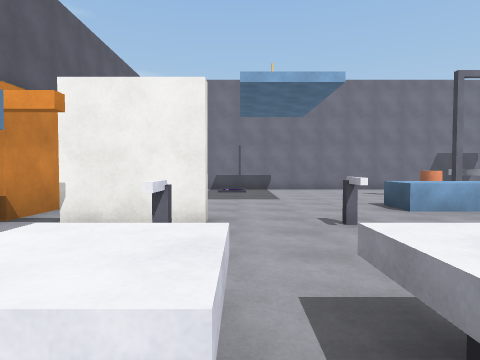
View 1 (above)

12 first-person views from a walk through a Unity game level. The camera is 1.5 m above the floor, tilts 2° down and sees 75° across. The floor is counted in squares, 2 m on a side. Each view is taken from the middle of a square. On the plan, view 1 faces up. The plan holds only what a view shows up to about 10 squares ahead; the rest is blank. Door leaves are left out, so doorways stand open. Surface patterns are stand-ins for the level's own textures.

View 2
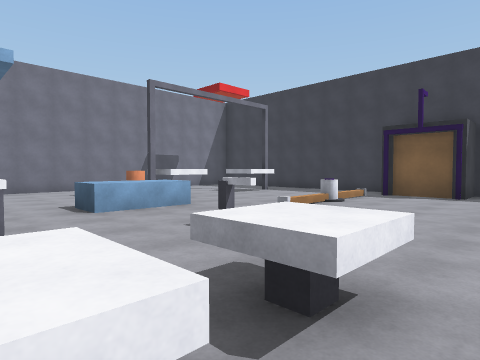

View 3
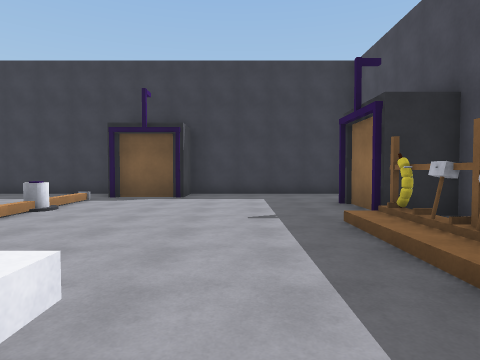

View 4
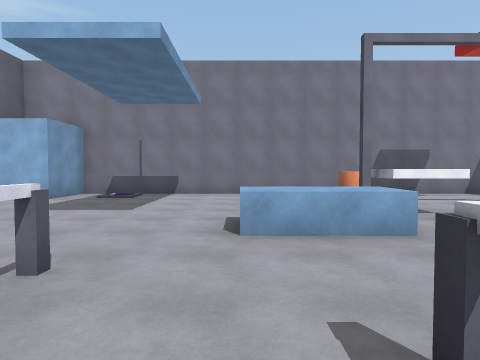

View 5
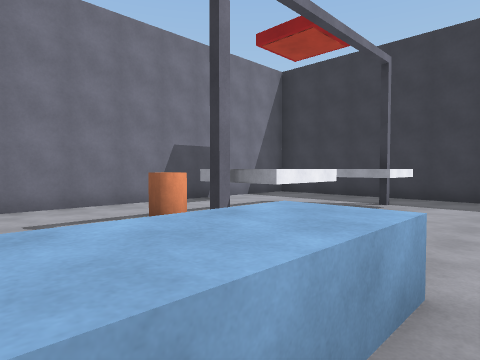

View 6
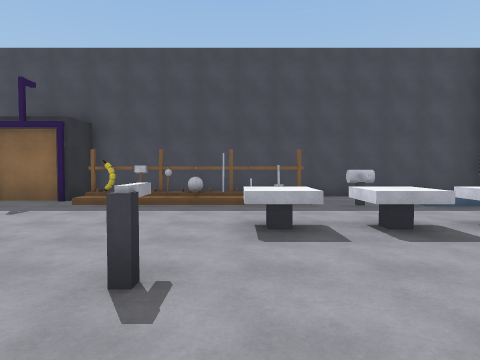

View 7
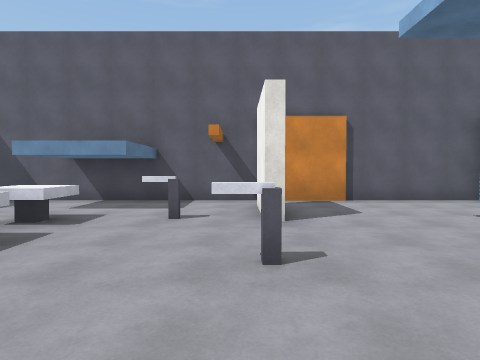

View 8
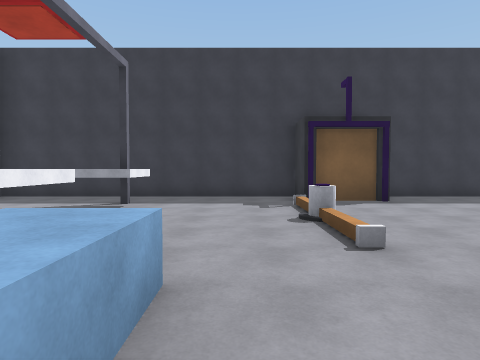

View 9
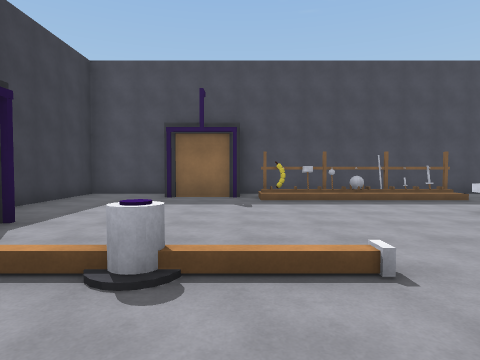

View 10
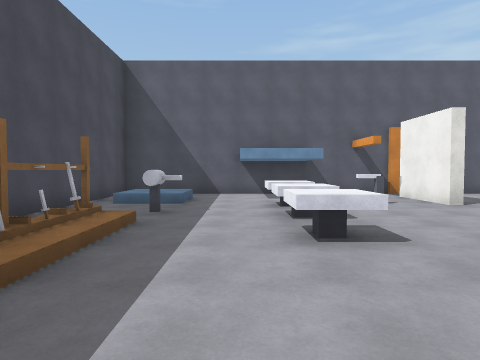

View 11
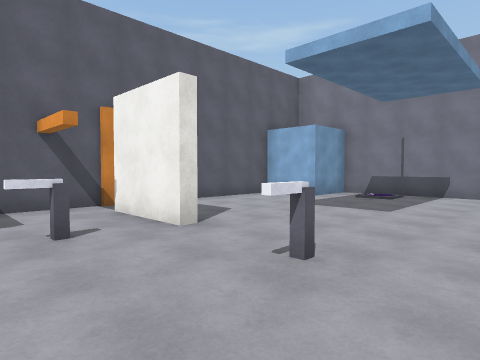

View 12
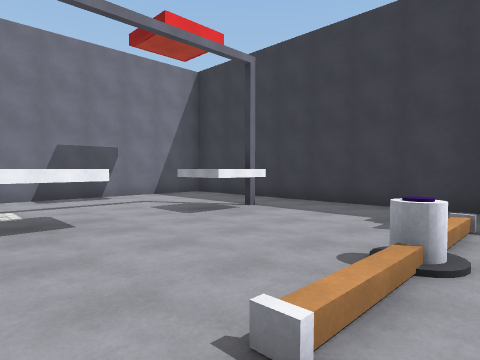

### Floor plan
Key: @ floor where view 1 was taken; # wall or solid block; . main floor; : floor 0.5 m higher than the main floor; D open door; ^ raised ledge; O other object.
Columns run from 4 left of view 1 to 12 right of it. Each row starts with its distance up from view 1.
 12   ###############
 11   #.............#
 10 ###.............#
  9 #........O......#
  8 #........#^..^..#
  7 #.........^..^..#
  6 #......^^^......#
  5 #.##............#
  4 #....O.....OO...#
  3 #..O....O......##
  2 #....DD........##
  1 #..^^^^^........#
  0 #...@...........#
 -1 #...O...OO......#
 -2 # ::.OOO  OO....#
 -3 # ....   O.###..#
 -4 #################

Where each view was taken, in squares from view 1:
view 1: 0 up, 0 right, facing up
view 2: 0 up, 1 right, facing up-right
view 3: 0 up, 2 right, facing right
view 4: 2 up, 3 right, facing up
view 5: 5 up, 3 right, facing up-right
view 6: 5 up, 3 right, facing down
view 7: 4 up, 4 right, facing left
view 8: 5 up, 3 right, facing right
view 9: 6 up, 7 right, facing down
view 10: 0 up, 6 right, facing left
view 11: 2 up, 3 right, facing up-left
view 12: 3 up, 5 right, facing up-right
